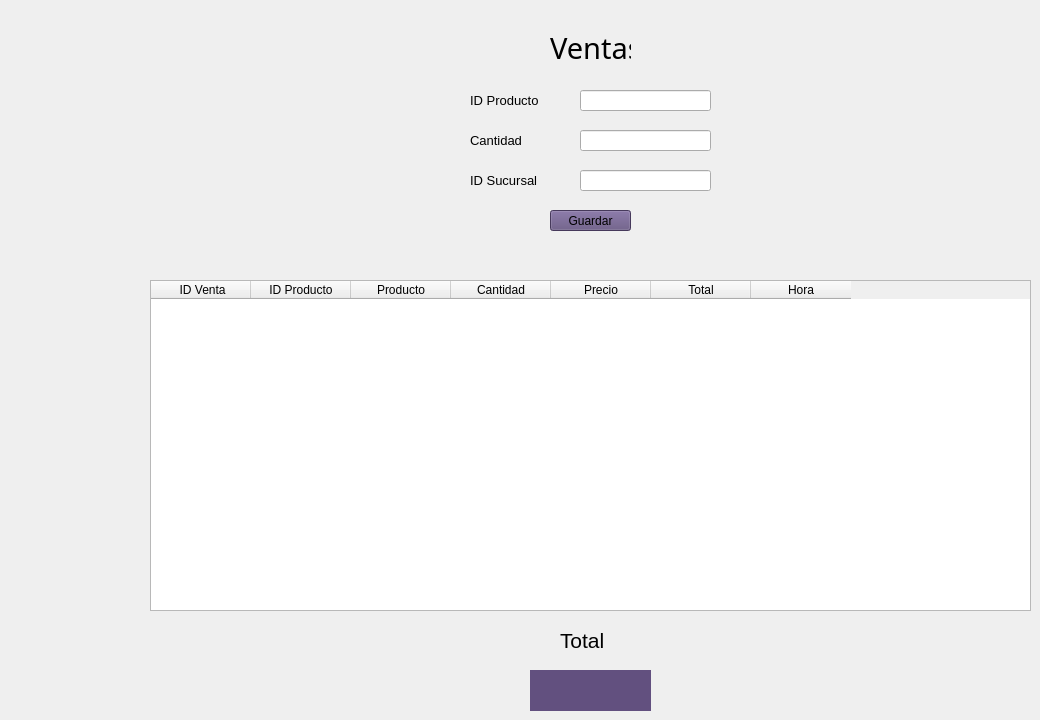
     <widget class="QWidget" name="tab_3">
      <attribute name="title">
       <string>Ventas</string>
      </attribute>
      <widget class="QLabel" name="label_61">
       <property name="geometry">
        <rect>
         <x>550</x>
         <y>30</y>
         <width>81</width>
         <height>36</height>
        </rect>
       </property>
       <property name="font">
        <font>
         <family>Brush Script MT</family>
         <pointsize>22</pointsize>
         <weight>50</weight>
         <italic>false</italic>
         <bold>false</bold>
        </font>
       </property>
       <property name="styleSheet">
        <string notr="true">font: 22pt &quot;Brush Script MT&quot;;</string>
       </property>
       <property name="text">
        <string>Ventas</string>
       </property>
      </widget>
      <widget class="QLabel" name="label_6">
       <property name="geometry">
        <rect>
         <x>560</x>
         <y>630</y>
         <width>61</width>
         <height>21</height>
        </rect>
       </property>
       <property name="font">
        <font>
         <family>MS Shell Dlg 2</family>
         <pointsize>16</pointsize>
         <weight>50</weight>
         <italic>false</italic>
         <bold>false</bold>
        </font>
       </property>
       <property name="styleSheet">
        <string notr="true">font: 16pt &quot;MS Shell Dlg 2&quot;;</string>
       </property>
       <property name="text">
        <string>Total</string>
       </property>
      </widget>
      <widget class="QLabel" name="label_7">
       <property name="geometry">
        <rect>
         <x>470</x>
         <y>130</y>
         <width>65</width>
         <height>21</height>
        </rect>
       </property>
       <property name="font">
        <font>
         <pointsize>10</pointsize>
        </font>
       </property>
       <property name="text">
        <string>Cantidad</string>
       </property>
      </widget>
      <widget class="QLabel" name="label_12">
       <property name="geometry">
        <rect>
         <x>470</x>
         <y>170</y>
         <width>85</width>
         <height>21</height>
        </rect>
       </property>
       <property name="font">
        <font>
         <pointsize>10</pointsize>
        </font>
       </property>
       <property name="text">
        <string>ID Sucursal</string>
       </property>
      </widget>
      <widget class="QLabel" name="label_13">
       <property name="geometry">
        <rect>
         <x>470</x>
         <y>90</y>
         <width>88</width>
         <height>21</height>
        </rect>
       </property>
       <property name="font">
        <font>
         <pointsize>10</pointsize>
        </font>
       </property>
       <property name="text">
        <string>ID Producto</string>
       </property>
      </widget>
      <widget class="QLineEdit" name="AgregaVentaID">
       <property name="geometry">
        <rect>
         <x>580</x>
         <y>90</y>
         <width>131</width>
         <height>21</height>
        </rect>
       </property>
      </widget>
      <widget class="QPushButton" name="GuardarVenta">
       <property name="geometry">
        <rect>
         <x>550</x>
         <y>210</y>
         <width>81</width>
         <height>21</height>
        </rect>
       </property>
       <property name="styleSheet">
        <string notr="true">background-color: rgb(98, 80, 127)</string>
       </property>
       <property name="text">
        <string>Guardar</string>
       </property>
      </widget>
      <widget class="QLineEdit" name="AgregaVentaCant">
       <property name="geometry">
        <rect>
         <x>580</x>
         <y>130</y>
         <width>131</width>
         <height>21</height>
        </rect>
       </property>
      </widget>
      <widget class="QLineEdit" name="AgregaVentaSuc">
       <property name="geometry">
        <rect>
         <x>580</x>
         <y>170</y>
         <width>131</width>
         <height>21</height>
        </rect>
       </property>
      </widget>
      <widget class="QTableWidget" name="TableVentas">
       <property name="geometry">
        <rect>
         <x>150</x>
         <y>280</y>
         <width>881</width>
         <height>331</height>
        </rect>
       </property>
       <property name="styleSheet">
        <string notr="true">color: rgb(0, 0, 0)</string>
       </property>
       <column>
        <property name="text">
         <string> ID Venta</string>
        </property>
       </column>
       <column>
        <property name="text">
         <string>ID Producto</string>
        </property>
       </column>
       <column>
        <property name="text">
         <string>Producto</string>
        </property>
       </column>
       <column>
        <property name="text">
         <string>Cantidad</string>
        </property>
       </column>
       <column>
        <property name="text">
         <string>Precio</string>
        </property>
       </column>
       <column>
        <property name="text">
         <string>Total</string>
        </property>
       </column>
       <column>
        <property name="text">
         <string>Hora</string>
        </property>
       </column>
      </widget>
      <widget class="QLabel" name="TotalVenta">
       <property name="geometry">
        <rect>
         <x>530</x>
         <y>670</y>
         <width>121</width>
         <height>41</height>
        </rect>
       </property>
       <property name="styleSheet">
        <string notr="true">background-color:rgb(98, 80, 127);
font: 16pt &quot;MS Shell Dlg 2&quot;;</string>
       </property>
       <property name="text">
        <string/>
       </property>
      </widget>
      <widget class="QLabel" name="AlerAgregaVenta">
       <property name="geometry">
        <rect>
         <x>520</x>
         <y>240</y>
         <width>141</width>
         <height>21</height>
        </rect>
       </property>
       <property name="toolTip">
        <string>&lt;html&gt;&lt;head/&gt;&lt;body&gt;&lt;p align=&quot;center&quot;&gt;&lt;span style=&quot; font-size:11pt; font-weight:600;&quot;&gt;Admin o Password incorrectos&lt;/span&gt;&lt;/p&gt;&lt;/body&gt;&lt;/html&gt;</string>
       </property>
       <property name="whatsThis">
        <string>&lt;html&gt;&lt;head/&gt;&lt;body&gt;&lt;p align=&quot;center&quot;&gt;&lt;br/&gt;&lt;/p&gt;&lt;/body&gt;&lt;/html&gt;</string>
       </property>
       <property name="styleSheet">
        <string notr="true">color: rgb(255, 8, 12);
font: 11pt &quot;MS Shell Dlg 2&quot;;</string>
       </property>
       <property name="text">
        <string/>
       </property>
      </widget>
     </widget>
